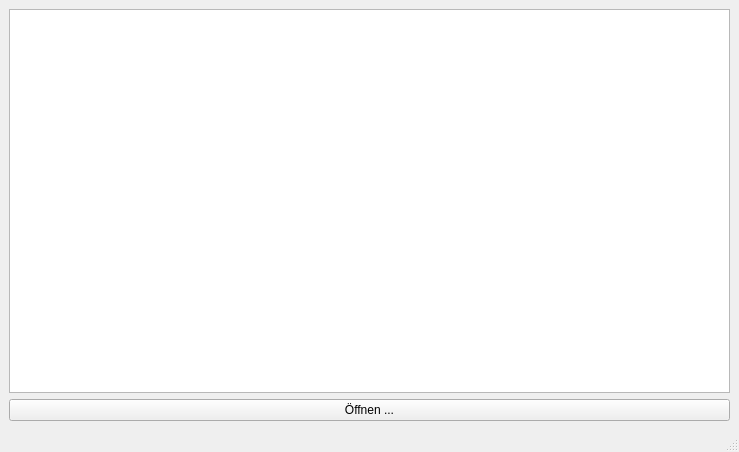
<?xml version="1.0" encoding="UTF-8"?>
<ui version="4.0">
 <class>View</class>
 <widget class="QMainWindow" name="View">
  <property name="geometry">
   <rect>
    <x>0</x>
    <y>0</y>
    <width>739</width>
    <height>452</height>
   </rect>
  </property>
  <property name="windowTitle">
   <string>MainWindow</string>
  </property>
  <widget class="QWidget" name="centralwidget">
   <layout class="QVBoxLayout" name="verticalLayout">
    <item>
     <widget class="QTextEdit" name="text_area"/>
    </item>
    <item>
     <widget class="QPushButton" name="open">
      <property name="text">
       <string>Öffnen ...</string>
      </property>
     </widget>
    </item>
   </layout>
  </widget>
  <widget class="QMenuBar" name="menubar">
   <property name="geometry">
    <rect>
     <x>0</x>
     <y>0</y>
     <width>739</width>
     <height>21</height>
    </rect>
   </property>
  </widget>
  <widget class="QStatusBar" name="statusbar"/>
 </widget>
 <resources/>
 <connections/>
</ui>
